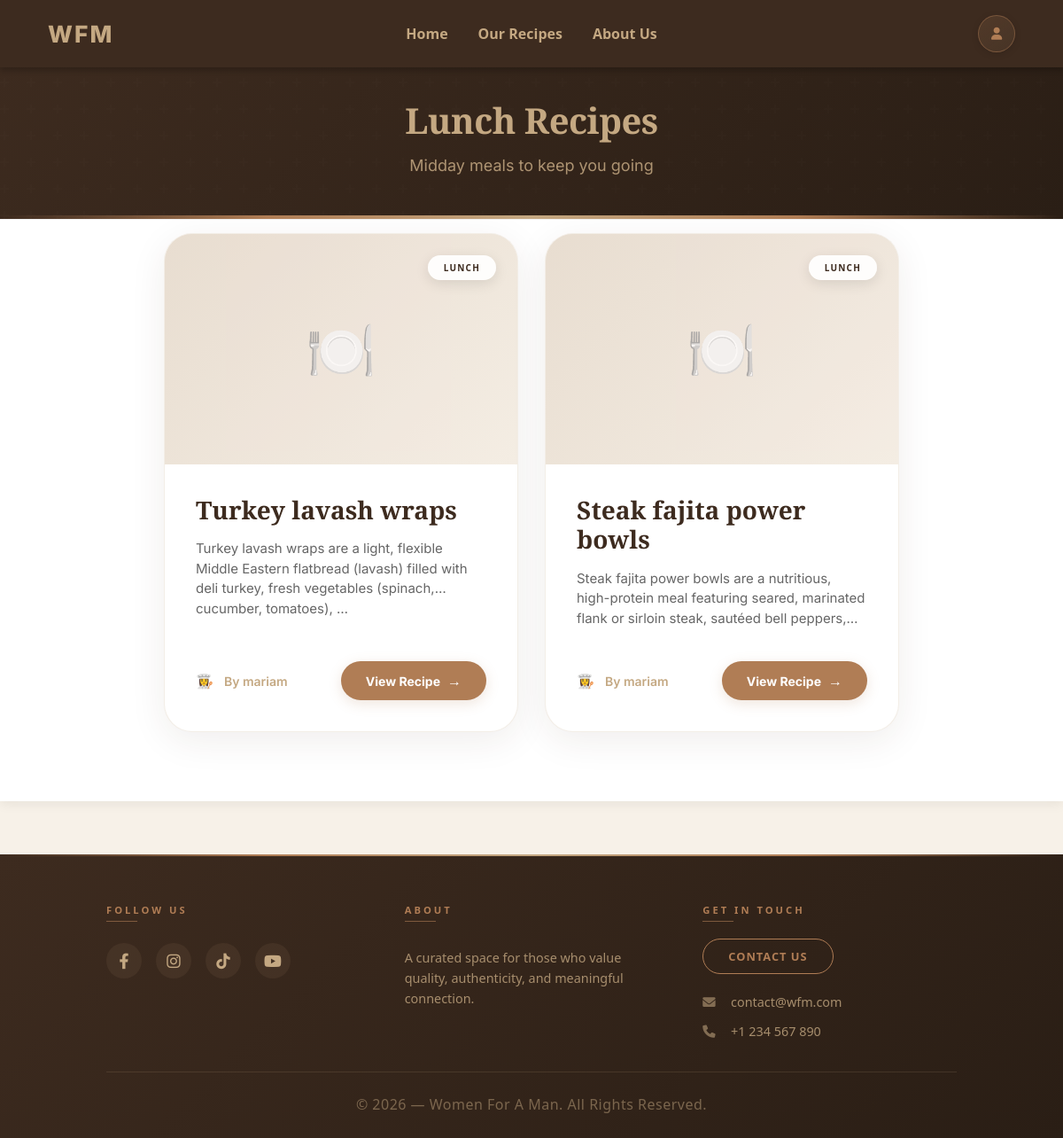
/recipes/lunch/, run on an earlier commit of the app's database.
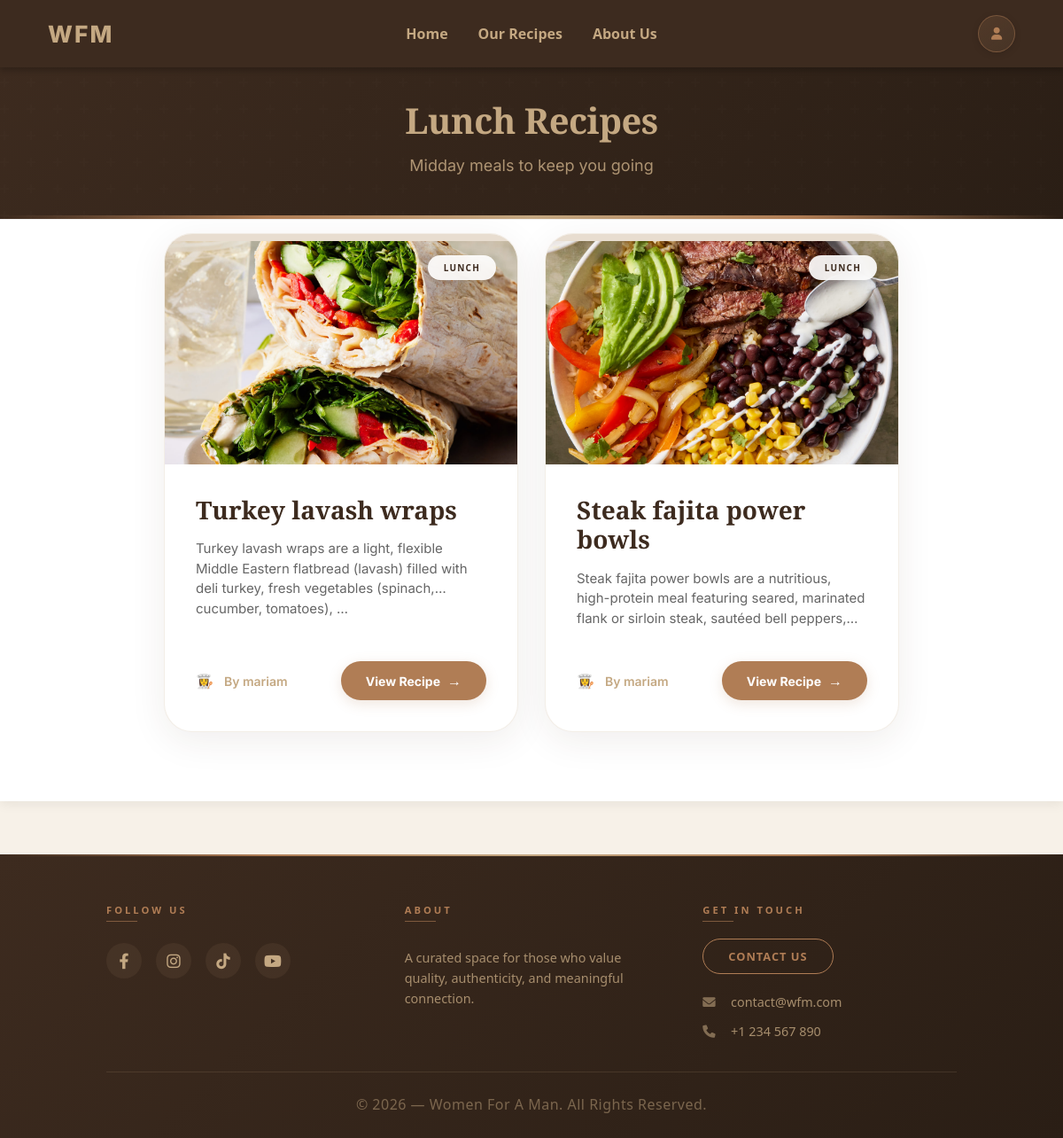
And on a later commit of the database.
### main/models.py (models this page shows, shortened)
class Recipe(models.Model):
    title = models.CharField(max_length=200)
    description = models.TextField()
    ingredients = models.TextField()
    instructions = models.TextField()
    image = models.ImageField(upload_to='recipes/', blank=True, null=True)
    created_at = models.DateTimeField(auto_now_add=True)
    updated_at = models.DateTimeField(auto_now=True)
    author = models.ForeignKey(
        User,
        on_delete=models.CASCADE,
        related_name='recipes'
    )
    category = models.ForeignKey(
        Category,
        on_delete=models.SET_NULL,
        null=True,
        related_name='recipes'
    )

class Category(models.Model):
    name = models.CharField(max_length=100)
    description = models.TextField(blank=True, null=True)
    class Meta:
        verbose_name_plural = "Categories"

class User(AbstractUser):
    username = models.CharField(
        max_length=150,
        unique=True,
        help_text='Required. 150 characters or fewer.',
        error_messages={
            'unique': "A user with that username already exists.",
        },
    )
    profile_picture = models.ImageField(
        upload_to='profiles/',
        blank=True,
        null=True
    )
    bio = models.TextField(blank=True, null=True)
    groups = models.ManyToManyField(
        'auth.Group',
        related_name='main_user_set',
        blank=True
    )
    user_permissions = models.ManyToManyField(
        'auth.Permission',
        related_name='main_user_set',
        blank=True
    )

### main/views.py (the view)
def lunch_view(request):
    from .models import Category
    category = Category.objects.filter(name__iexact='lunch').first()
    recipes = Recipe.objects.filter(category=category).order_by('-created_at') if category else Recipe.objects.none()
    return render(request, 'main/lunch.html', {
        'recipes': recipes,
        'category': category,
    })

### main/templates/main/lunch.html (shortened to what this page needs)
{% extends 'main/base.html' %}
{% load static %}
{% block extra_css %}
<link rel='stylesheet' href="{% static 'main/css/recipeCards.css' %}">
<link rel="stylesheet" href="{% static 'main/css/ourRecipes.css' %}">
{% endblock %}
{% block content %}
<div class='category-page-header'>
  <h2> Lunch Recipes</h2>
  <p>Midday meals to keep you going</p>
</div>
<div id='recipe-results'>
  {% include 'main/search.html' %}
</div>
{% endblock %}

### main/templates/main/search.html (shortened to what this page needs)
{% if recipes %}
<div class="category-recipe-grid">
  {% for recipe in recipes %}
  <div class="category-recipe-card">
    <div class="card-img-wrapper">
      {% if recipe.image %}
        <img src="{{ recipe.image.url }}" alt="{{ recipe.title }}">
      {% else %}
        <div class="card-no-img">🍽️</div>
      {% endif %}
      {% if recipe.category %}
        <span class="card-category-tag">
          {{ recipe.category.name }}
        </span>
      {% endif %}
    </div>
    <div class="card-body">
      <h3>{{ recipe.title }}</h3>
      <p>{{ recipe.description|truncatewords:20 }}</p>
    </div>
    <div class="card-footer-strip">
      <span class="card-author">
        By {{ recipe.author.username }}
      </span>
      <a class="card-view-link"
         href="{% url 'recipe_detail' recipe.id %}">
         View Recipe
      </a>
    </div>
  </div>
  {% endfor %}
</div>
{% endif %}

What changed in the data, as far as the page shows it:
changed Recipe "Turkey lavash wraps": image: picture added; no longer shows "🍽️"
changed Recipe "Steak fajita power bowls": image: picture added; no longer shows "🍽️"
